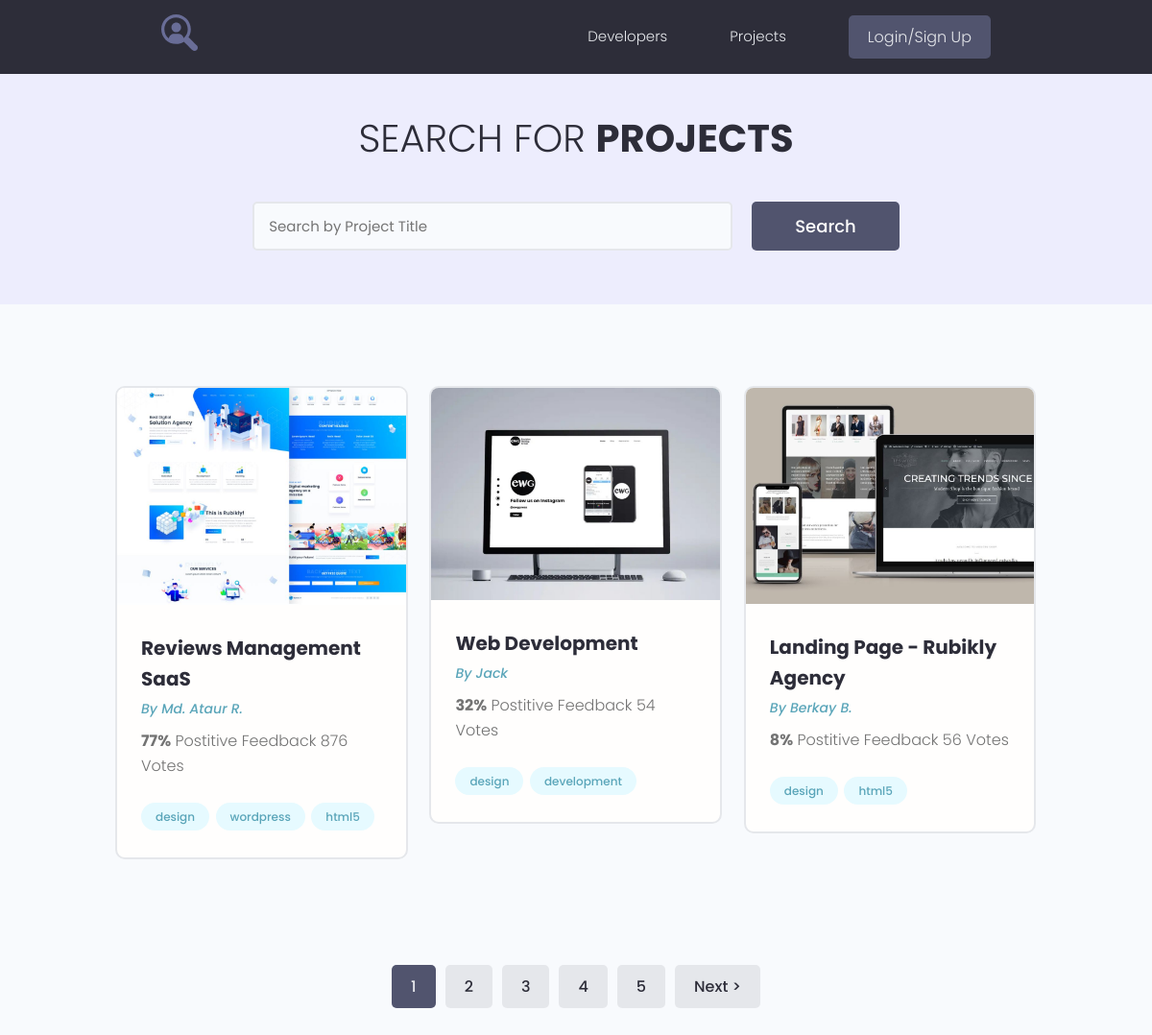
The app's page /projects/, older data.
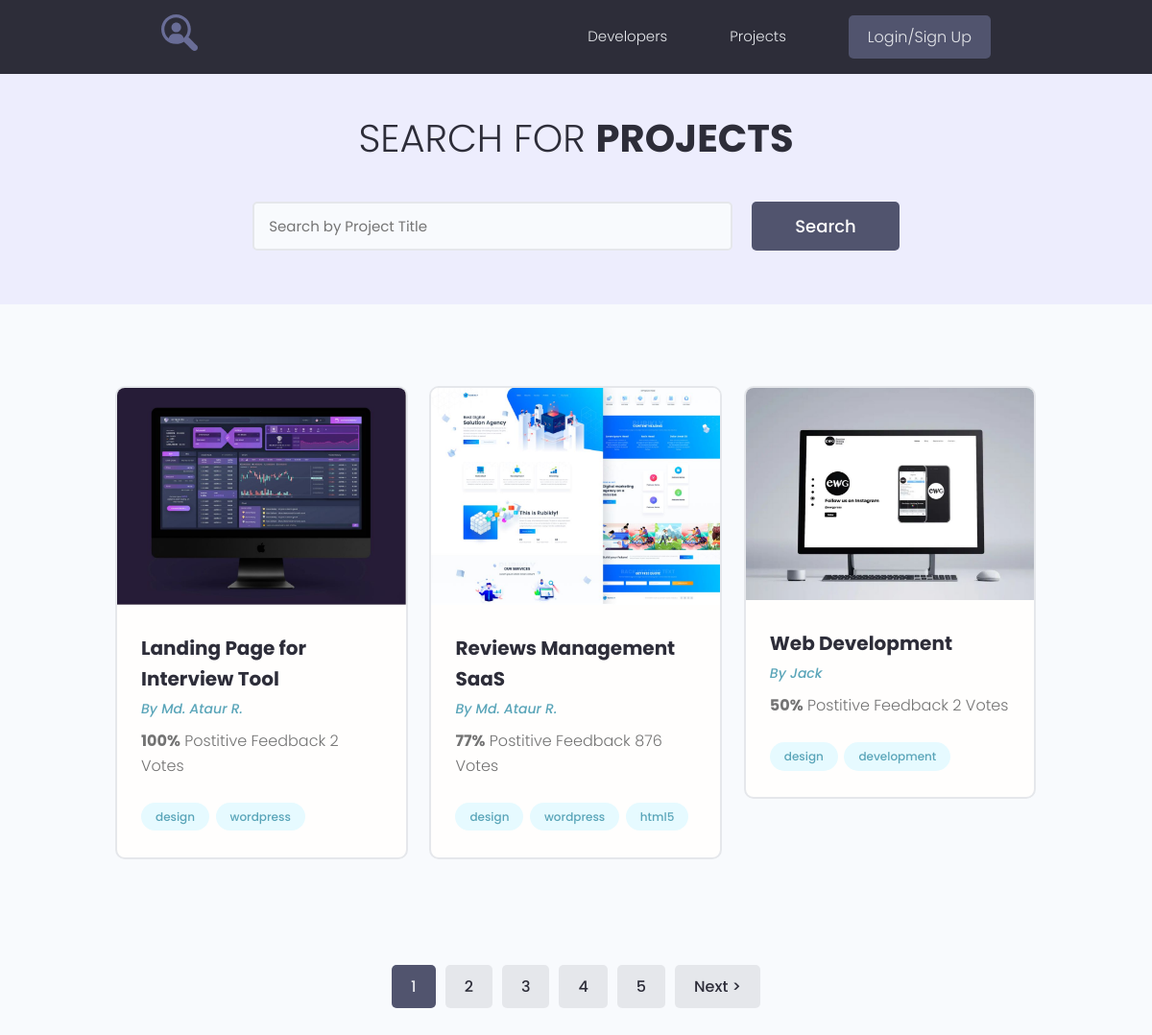
The same page, newer data.
### projects/models.py (models this page shows, shortened)
class Project(models.Model):
    owner = models.ForeignKey(Profile, on_delete=models.SET_NULL, null=True, blank=True)
    title = models.CharField(max_length=200)
    description = models.TextField(null=True, blank=True)
    featured_image = models.ImageField(null=True, blank=True, upload_to="projects/%Y/%m/%d/", default="default.jpg")
    demo_link = models.CharField(max_length=2000, null=True, blank=True)
    source_link = models.CharField(max_length=2000, null=True, blank=True)
    tags = models.ManyToManyField('Tag', blank=True)
    vote_total = models.IntegerField(default=0, null=True, blank=True)
    vote_ratio = models.IntegerField(default=0, null=True, blank=True)
    created = models.DateTimeField(auto_now_add=True)
    class Meta:
        ordering = ['-vote_ratio', '-vote_total', 'title']

class Tag(models.Model):
    name = models.CharField(max_length=200)
    created = models.DateTimeField(auto_now_add=True)
    def __str__(self):
        return self.name

### users/models.py (models this page shows, shortened)
class Profile(models.Model):
    user = models.OneToOneField(User, on_delete=models.CASCADE, null=True, blank=True)
    name = models.CharField(max_length=200, null=True, blank=True)
    email = models.EmailField(max_length=500, null=True, blank=True)
    username = models.CharField(max_length=200, null=True, blank=True)
    short_info = models.CharField(max_length=200, null=True, blank=True)
    bio = models.TextField(null=True, blank=True)
    profile_image = models.ImageField(null=True, blank=True, upload_to='profiles/', default='profiles/user-default.png')
    social_github = models.CharField(max_length=200, null=True, blank=True)
    social_youtube = models.CharField(max_length=200, null=True, blank=True)
    social_website = models.CharField(max_length=200, null=True, blank=True)
    created = models.DateTimeField(auto_now_add=True)

### projects/views.py (the view)
# urls.py: path('projects/', include('projects.urls')),
def projects(request):
    pr, search_query = search_project(request)
    page = request.GET.get('page')
    results = 3
    paginator = Paginator(pr, results)
    try:
        pr = paginator.page(page)
    except PageNotAnInteger:
        page = 1
        pr = paginator.page(page)
    except EmptyPage:
        page = paginator.num_pages
        pr = paginator.page(page)
    left_index = int(page) - 4
    if left_index < 1:
        left_index = 1
    right_index = int(page) + 5
    if right_index > paginator.num_pages:
        right_index = paginator.num_pages + 1
    custom_range = range(left_index, right_index)
    context = {
        'projects': pr,
        'search_query': search_query,
        "paginator": paginator,
        "custom_range": custom_range
    }
    return render(request, "projects/projects.html", context)

### projects/utils.py (called while the page is built)
def search_project(request):
    search_query = ""
    if request.GET.get('search_query'):
        search_query = request.GET.get('search_query')
    tags = Tag.objects.filter(name__icontains=search_query)
    projects = Project.objects.distinct().filter(Q(title__icontains=search_query) |
                                                 Q(description__icontains=search_query) |
                                                 Q(tags__in=tags)
                                                 )
    return projects, search_query

### projects/templates/projects/projects.html (shortened to what this page needs)
{% extends 'projects/base.html' %}
{% block content %}
<main class="projects">
    <section class="hero-section text-center">
        <div class="container container--narrow">
            <div class="hero-section__box">
                <h2>Search for <span>Projects</span></h2>
            </div>
            <div class="hero-section__search">
                <form class="form" action="{% url 'projects' %}" method="get">
                    <div class="form__field">
                        <input class="input input--text" id="formInput#search" type="text" name="search_query"
                               value="{{ search_query }}"
                               placeholder="Search by Project Title"/>
                    </div>
                    <input class="btn btn--sub btn--lg" type="submit" value="Search"/>
                </form>
            </div>
        </div>
    </section>
    <section class="projectsList">
        <div class="container">
            <div class="grid grid--three">
                {% for project in projects %}
                <div class="column">
                    <div class="card project">
                        <a href="{% url 'project' project.id %}" class="project">
                            <img class="project__thumbnail" src="{{ project.featured_image.url }}"
                                 alt="project thumbnail"/>
                            <div class="card__body">
                                <h3 class="project__title">{{ project.title }}</h3>
                                <p><a class="project__author" href="{% url 'user_profile' project.owner.id %}">
                                    By {{ project.owner.name }}</a></p>
                                <p class="project--rating">
                                    <span style="font-weight: bold;">{{ project.vote_ratio }}%</span> Postitive
                                    Feedback {{ project.vote_total }} Vote{{ project.vote_total|pluralize:'s' }}
                                </p>
                                <div class="project__tags">
                                    {% for tag in project.tags.all %}
                                    <span class="tag tag--pill tag--main">
                      <small>{{ tag }}</small>
                    </span>
                                    {% endfor %}
                                </div>
                            </div>
                        </a>
                    </div>
                </div>
                {% endfor %}
            </div>
        </div>
    </section>
    {% if projects.has_other_pages %}
    <div class="pagination">
        <ul class="container">
            {% for page in custom_range %}
            {% if page == projects.number %}
            <li><a href="?page={{page}}" class="btn page-link btn--sub">{{ page }}</a></li>
            {% else %}
            <li><a href="?page={{page}}" class="btn page-link">{{ page }}</a></li>
            {% endif %}
            {% endfor %}
            {% if projects.has_next %}
            <li><a href="?page={{ projects.next_page_number }}" class="btn page-link">Next &gt;</a></li>
            {% endif %}
        </ul>
    </div>
    {% endif %}
</main>
{% endblock %}

Row changes from the older to the newer data that the page shows:
no longer on this page (row unchanged): Project: featured_image (picture), title "Landing Page - Rubikly Agency", owner.name "Berkay B.", vote_ratio "8", vote_total "56", Tag (name "design"), Tag (name "html5")
now on this page (row edited): Project: featured_image (picture), title "Landing Page for Interview Tool", owner.name "Md. Ataur R.", vote_ratio "100", vote_total "2", Tag (name "design"), Tag (name "wordpress")
changed Project "Web Development": vote_ratio "32" → "50"; vote_total "54" → "2"
